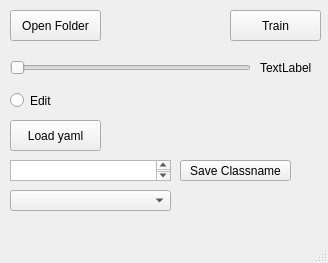
<?xml version="1.0" encoding="UTF-8"?>
<ui version="4.0">
 <class>MainWindow</class>
 <widget class="QMainWindow" name="MainWindow">
  <property name="geometry">
   <rect>
    <x>0</x>
    <y>0</y>
    <width>328</width>
    <height>263</height>
   </rect>
  </property>
  <property name="windowTitle">
   <string>Labeling Tool</string>
  </property>
  <widget class="QWidget" name="centralwidget">
   <widget class="QPushButton" name="open_folder_btn">
    <property name="geometry">
     <rect>
      <x>10</x>
      <y>10</y>
      <width>91</width>
      <height>31</height>
     </rect>
    </property>
    <property name="text">
     <string>Open Folder</string>
    </property>
   </widget>
   <widget class="QSlider" name="num_of_images_h_slider">
    <property name="geometry">
     <rect>
      <x>10</x>
      <y>60</y>
      <width>241</width>
      <height>16</height>
     </rect>
    </property>
    <property name="orientation">
     <enum>Qt::Horizontal</enum>
    </property>
   </widget>
   <widget class="QLabel" name="num_of_images">
    <property name="geometry">
     <rect>
      <x>260</x>
      <y>60</y>
      <width>57</width>
      <height>15</height>
     </rect>
    </property>
    <property name="text">
     <string>TextLabel</string>
    </property>
   </widget>
   <widget class="QPushButton" name="load_yaml_btn">
    <property name="geometry">
     <rect>
      <x>10</x>
      <y>120</y>
      <width>91</width>
      <height>31</height>
     </rect>
    </property>
    <property name="text">
     <string>Load yaml</string>
    </property>
   </widget>
   <widget class="QComboBox" name="classname_list_cbox">
    <property name="geometry">
     <rect>
      <x>10</x>
      <y>190</y>
      <width>161</width>
      <height>21</height>
     </rect>
    </property>
   </widget>
   <widget class="QPushButton" name="save_classname_btn">
    <property name="geometry">
     <rect>
      <x>180</x>
      <y>160</y>
      <width>111</width>
      <height>21</height>
     </rect>
    </property>
    <property name="text">
     <string>Save Classname</string>
    </property>
   </widget>
   <widget class="QTextEdit" name="classname_txt">
    <property name="geometry">
     <rect>
      <x>10</x>
      <y>160</y>
      <width>161</width>
      <height>21</height>
     </rect>
    </property>
   </widget>
   <widget class="QPushButton" name="train_btn">
    <property name="geometry">
     <rect>
      <x>230</x>
      <y>10</y>
      <width>91</width>
      <height>31</height>
     </rect>
    </property>
    <property name="text">
     <string>Train</string>
    </property>
   </widget>
   <widget class="QRadioButton" name="edit_rbtn">
    <property name="geometry">
     <rect>
      <x>10</x>
      <y>90</y>
      <width>99</width>
      <height>21</height>
     </rect>
    </property>
    <property name="text">
     <string>Edit</string>
    </property>
   </widget>
  </widget>
  <widget class="QMenuBar" name="menubar">
   <property name="geometry">
    <rect>
     <x>0</x>
     <y>0</y>
     <width>328</width>
     <height>20</height>
    </rect>
   </property>
  </widget>
  <widget class="QStatusBar" name="statusbar"/>
 </widget>
 <resources/>
 <connections/>
</ui>
